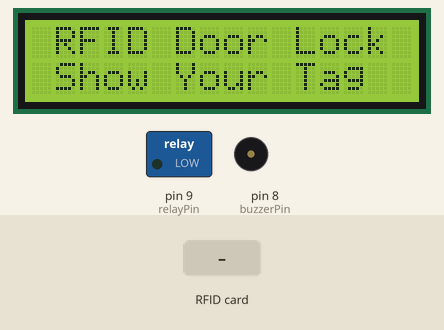
Simulated run of this sketch. Board: Arduino Mega 2560, built with avr-gcc and run on an emulated ATmega2560. Parts: 16×2 character LCD, switched loads named in the sketch (green lamp = pin HIGH), buzzer (waves = sounding, pin HIGH). The inputs (shaded band) are chosen by the test bench. Pins used as bus, display or sensor lines are not drawn.

Above: at 4.3 s.
4.4 s: RFID card 29 B9 ED 23 held to the reader
At 5.0 s:
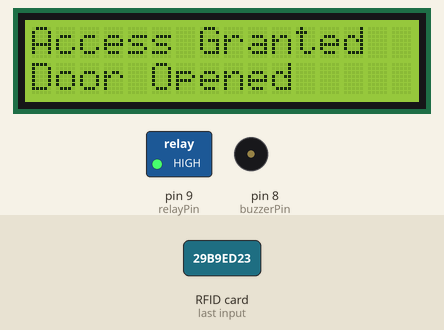
5.9 s: RFID card 5E 7A 19 C4 held to the reader
At 8.5 s:
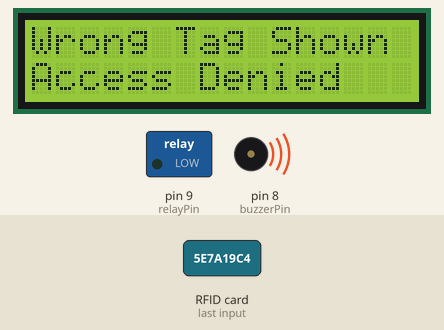
Timing chart, 0 to 12.0 s (numbered marks = the images above; inputs shaded):
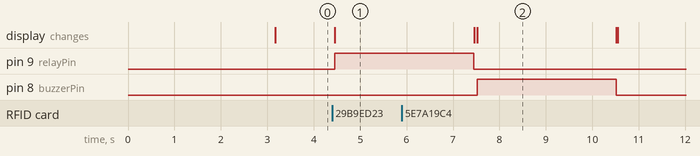

The sketch:

realesev1.ino
```cpp
#include <LiquidCrystal_I2C.h>
#include <SPI.h>
#include <MFRC522.h>

constexpr uint8_t RST_PIN = 49;
constexpr uint8_t SS_PIN = 53;

LiquidCrystal_I2C lcd(0x27, 16, 2); //Parameters: (rs, enable, d4, d5, d6, d7)
MFRC522 mfrc522(SS_PIN, RST_PIN);  // Create MFRC522 instance

int buzzerPin = 8;
int relayPin = 9;

void setup() {
  pinMode(buzzerPin, OUTPUT);
  pinMode(relayPin, OUTPUT);
  digitalWrite(relayPin, LOW);

  lcd.begin();   // LCD screen
  SPI.begin();      // Init SPI bus
  mfrc522.PCD_Init();   // Init MFRC522

  lcd.setCursor(0, 0);
  lcd.print(" RFID Door Lock");
  lcd.setCursor(0, 1);
  lcd.print("  by MakerPro");
  delay(3000);

  lcd.clear();
}

void loop() {
  lcd.setCursor(0, 0);
  lcd.print(" RFID Door Lock");
  lcd.setCursor(0, 1);
  lcd.print(" Show Your Tag ");

  // Look for new cards
  if ( ! mfrc522.PICC_IsNewCardPresent()) {
    return;
  }

  // Select one of the cards
  if ( ! mfrc522.PICC_ReadCardSerial()) {
    return;
  }

  //Reading from the card
  String tag = "";
  for (byte i = 0; i < mfrc522.uid.size; i++)
  {
    tag.concat(String(mfrc522.uid.uidByte[i] < 0x10 ? " 0" : " "));
    tag.concat(String(mfrc522.uid.uidByte[i], HEX));
  }
  tag.toUpperCase();

  //Checking the card
  if (tag.substring(1) == "29 B9 ED 23") //change here the UID of the card/cards that you want to give access
  {
    lcd.clear();
    lcd.setCursor(0, 0);
    lcd.print("Access Granted");
    lcd.setCursor(0, 1);
    lcd.print("Door Opened");
    digitalWrite(relayPin, HIGH);
    delay(3000);
    digitalWrite(relayPin, LOW);
    lcd.clear();
  }

  else
  {
    lcd.clear();
    lcd.setCursor(0, 0);
    lcd.print("Wrong Tag Shown");
    lcd.setCursor(0, 1);
    lcd.print("Access Denied");
    digitalWrite(buzzerPin, HIGH);
    delay(3000);
    digitalWrite(buzzerPin, LOW);
    lcd.clear();
  }
}
```

Measured:
- after the input at 4.4 s, pin 9 (relayPin): LOW → HIGH after 0.05 s; the display: changes after 0.05 s (image 1)
- after the input at 5.9 s, pin 8 (buzzerPin): LOW → HIGH after 1.6 s, → LOW 3.0 s later
